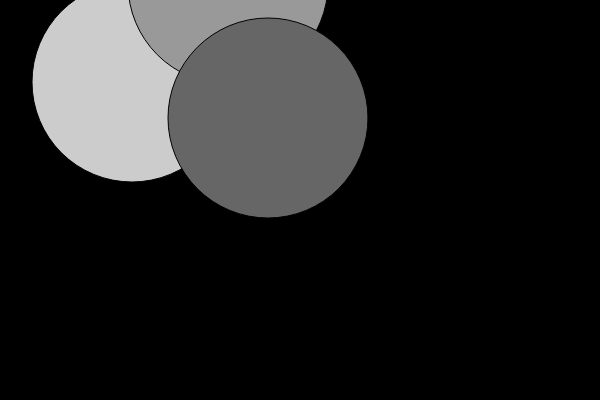
Frame 1 (no input)
Frame 60 (no input): identical to frame 1, image omitted
Frame 120 (the mouse pressed at the canvas centre since frame 60): identical to frame 1, image omitted

The p5.js sketch that drew this single still picture (run headless with seeded random() and noise() and a simulated clock; from frame 60 on, the mouse is pressed at the canvas centre):

// p5.js sketch
// ── sketch.js
function setup() {
createCanvas(600, 400);
}
function draw() {
background(0); // Black
fill(204); // Light gray
ellipse(132, 82, 200, 200); // Light gray circle
fill(153); // Medium gray
ellipse(228, -16, 200, 200); // Medium gray circle
fill(102); // Dark gray
ellipse(268, 118, 200, 200); // Dark gray circle
}
